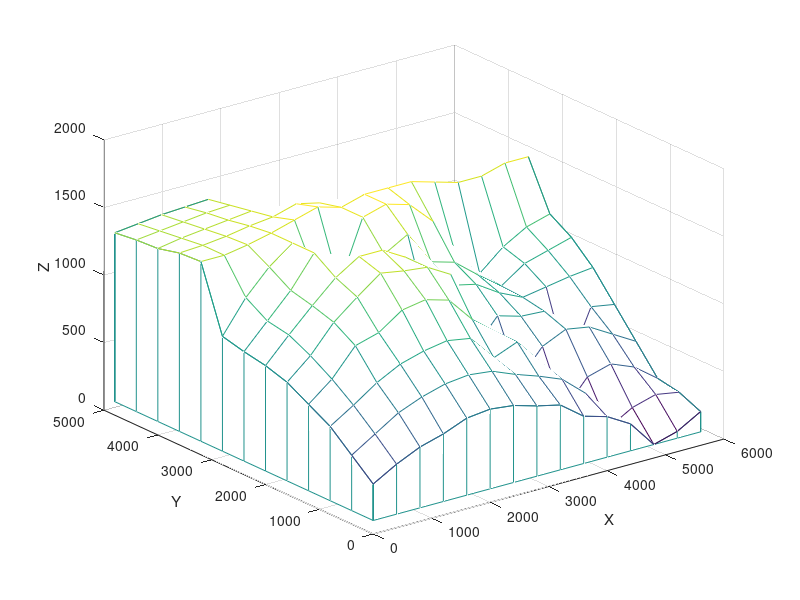
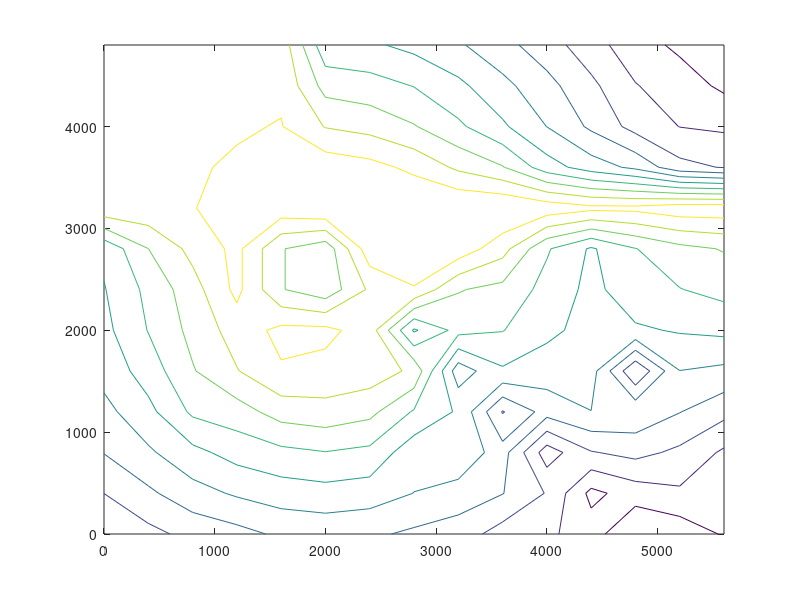
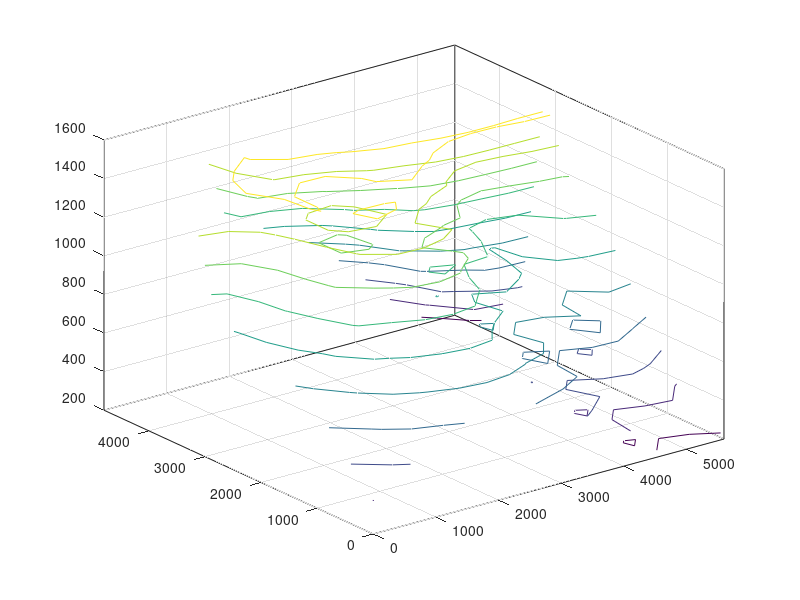

The MATLAB script that drew these images, in order:
x=0:400:5600;
y=0:400:4800;
z=[370 470 550 600 670 690 670 620 580 450 400 300 100 150 250;...
      510 620 730 800 850 870 850 780 720 650 500 200 300 350 320;...
      650 760 880 970 1020 1050 1020 830 900 700 300 500 550 480 350;...
      740 880 1080 1130 1250 1280 1230 1040 900 500 700 780 750 650 550;...
      830 980 1180 1320 1450 1420 1400 1300 700 900 850 840 380 780 750;...
      880 1060 1230 1390 1500 1500 1400 900 1100 1060 950 870 900 930 950;...
      910 1090 1270 1500 1200 1100 1350 1450 1200 1150 1010 880 1000 1050 1100;...
      950 1190 1370 1500 1200 1100 1550 1600 1550 1380 1070 900 1050 1150 1200;...
      1430 1430 1460 1500 1550 1600 1550 1600 1600 1600 1550 1500 1500 1550 1550;...
      1420 1430 1450 1480 1500 1550 1510 1430 1300 1200 980 850 750 550 500;...
      1380 1410 1430 1450 1470 1320 1280 1200 1080 940 780 620 460 370 350;...
      1370 1390 1410 1430 1440 1140 1110 1050 950 820 690 540 380 300 210;...
      1350 1370 1390 1400 1410 960 940 880 800 690 570 430 290 210 150];

meshz(x,y,z),rotate3d
xlabel('X'),ylabel('Y'),zlabel('Z')

pause
figure(2)
contour(x,y,z)

pause
figure(3)
contour3(x,y,z)
